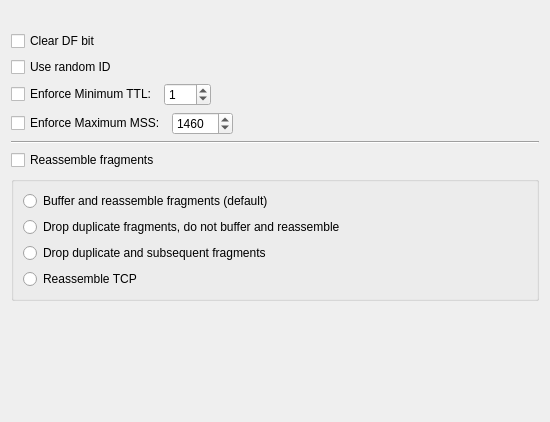
     <widget class="QWidget" name="tab2">
      <attribute name="title">
       <string>Scrub</string>
      </attribute>
      <layout class="QGridLayout" name="gridLayout_9">
       <item row="0" column="0">
        <spacer>
         <property name="orientation">
          <enum>Qt::Vertical</enum>
         </property>
         <property name="sizeType">
          <enum>QSizePolicy::Fixed</enum>
         </property>
         <property name="sizeHint" stdset="0">
          <size>
           <width>20</width>
           <height>20</height>
          </size>
         </property>
        </spacer>
       </item>
       <item row="1" column="0">
        <widget class="QCheckBox" name="pf_scrub_no_df">
         <property name="toolTip">
          <string>Clears the don't fragment bit from the IP packet header.</string>
         </property>
         <property name="text">
          <string>Clear DF bit</string>
         </property>
        </widget>
       </item>
       <item row="2" column="0">
        <widget class="QCheckBox" name="pf_scrub_random_id">
         <property name="toolTip">
          <string>Replaces the IP identification field of outgoing packets with random values to compensate for operating systems that use predictable values.</string>
         </property>
         <property name="text">
          <string>Use random ID</string>
         </property>
        </widget>
       </item>
       <item row="3" column="0" colspan="2">
        <layout class="QHBoxLayout" name="horizontalLayout_3">
         <item>
          <widget class="QCheckBox" name="pf_scrub_use_minttl">
           <property name="text">
            <string>Enforce Minimum TTL:</string>
           </property>
          </widget>
         </item>
         <item>
          <widget class="QSpinBox" name="pf_scrub_minttl">
           <property name="toolTip">
            <string>Enforces a minimum Time To Live (TTL) in IP packet headers.</string>
           </property>
           <property name="minimum">
            <number>0</number>
           </property>
           <property name="maximum">
            <number>100</number>
           </property>
           <property name="value">
            <number>1</number>
           </property>
          </widget>
         </item>
         <item>
          <spacer name="horizontalSpacer">
           <property name="orientation">
            <enum>Qt::Horizontal</enum>
           </property>
           <property name="sizeHint" stdset="0">
            <size>
             <width>328</width>
             <height>20</height>
            </size>
           </property>
          </spacer>
         </item>
        </layout>
       </item>
       <item row="4" column="0" colspan="2">
        <layout class="QHBoxLayout" name="horizontalLayout_4">
         <item>
          <widget class="QCheckBox" name="pf_scrub_use_maxmss">
           <property name="text">
            <string>Enforce Maximum MSS:</string>
           </property>
          </widget>
         </item>
         <item>
          <widget class="QSpinBox" name="pf_scrub_maxmss">
           <property name="toolTip">
            <string>Enforces a maximum Maximum Segment Size (MSS) in TCP packet headers.</string>
           </property>
           <property name="minimum">
            <number>536</number>
           </property>
           <property name="maximum">
            <number>10000</number>
           </property>
           <property name="value">
            <number>1460</number>
           </property>
          </widget>
         </item>
         <item>
          <spacer>
           <property name="orientation">
            <enum>Qt::Horizontal</enum>
           </property>
           <property name="sizeType">
            <enum>QSizePolicy::Expanding</enum>
           </property>
           <property name="sizeHint" stdset="0">
            <size>
             <width>140</width>
             <height>20</height>
            </size>
           </property>
          </spacer>
         </item>
        </layout>
       </item>
       <item row="5" column="0" colspan="2">
        <widget class="Line" name="hseparator39">
         <property name="frameShape">
          <enum>QFrame::HLine</enum>
         </property>
         <property name="frameShadow">
          <enum>QFrame::Sunken</enum>
         </property>
         <property name="orientation">
          <enum>Qt::Horizontal</enum>
         </property>
        </widget>
       </item>
       <item row="6" column="0" colspan="2">
        <widget class="QCheckBox" name="pf_do_scrub">
         <property name="text">
          <string>Reassemble fragments</string>
         </property>
        </widget>
       </item>
       <item row="7" column="0" colspan="2">
        <widget class="QGroupBox" name="buttonGroup20">
         <property name="sizePolicy">
          <sizepolicy hsizetype="Expanding" vsizetype="Preferred">
           <horstretch>0</horstretch>
           <verstretch>0</verstretch>
          </sizepolicy>
         </property>
         <property name="title">
          <string/>
         </property>
         <layout class="QGridLayout" name="gridLayout_5">
          <property name="verticalSpacing">
           <number>6</number>
          </property>
          <item row="0" column="0">
           <widget class="QRadioButton" name="pf_scrub_reassemble">
            <property name="sizePolicy">
             <sizepolicy hsizetype="Expanding" vsizetype="Fixed">
              <horstretch>0</horstretch>
              <verstretch>0</verstretch>
             </sizepolicy>
            </property>
            <property name="toolTip">
             <string>Buffers incoming packet fragments and reassembles them into a complete packet before passing them to the filter engine. In PF 4.5 and earlier.</string>
            </property>
            <property name="text">
             <string>Buffer and reassemble fragments (default)</string>
            </property>
           </widget>
          </item>
          <item row="1" column="0">
           <widget class="QRadioButton" name="pf_scrub_fragm_crop">
            <property name="sizePolicy">
             <sizepolicy hsizetype="Expanding" vsizetype="Fixed">
              <horstretch>0</horstretch>
              <verstretch>0</verstretch>
             </sizepolicy>
            </property>
            <property name="toolTip">
             <string>Causes duplicate fragments to be dropped and any overlaps to be cropped.  In PF 4.5 and earlier.</string>
            </property>
            <property name="text">
             <string>Drop duplicate fragments, do not buffer and reassemble</string>
            </property>
           </widget>
          </item>
          <item row="2" column="0">
           <widget class="QRadioButton" name="pf_scrub_fragm_drop_ovl">
            <property name="sizePolicy">
             <sizepolicy hsizetype="Expanding" vsizetype="Fixed">
              <horstretch>0</horstretch>
              <verstretch>0</verstretch>
             </sizepolicy>
            </property>
            <property name="toolTip">
             <string>Similar to 'Drop duplicate fragments' except that all duplicate or overlapping fragments will be dropped as well as any further corresponding fragments.  In PF 4.5 and earlier.</string>
            </property>
            <property name="text">
             <string>Drop duplicate and subsequent fragments</string>
            </property>
           </widget>
          </item>
          <item row="3" column="0">
           <widget class="QRadioButton" name="pf_scrub_reassemble_tcp">
            <property name="toolTip">
             <string>Statefully normalises TCP connections.</string>
            </property>
            <property name="text">
             <string>Reassemble TCP</string>
            </property>
           </widget>
          </item>
         </layout>
        </widget>
       </item>
       <item row="8" column="1">
        <spacer>
         <property name="orientation">
          <enum>Qt::Vertical</enum>
         </property>
         <property name="sizeType">
          <enum>QSizePolicy::Expanding</enum>
         </property>
         <property name="sizeHint" stdset="0">
          <size>
           <width>20</width>
           <height>110</height>
          </size>
         </property>
        </spacer>
       </item>
      </layout>
     </widget>
